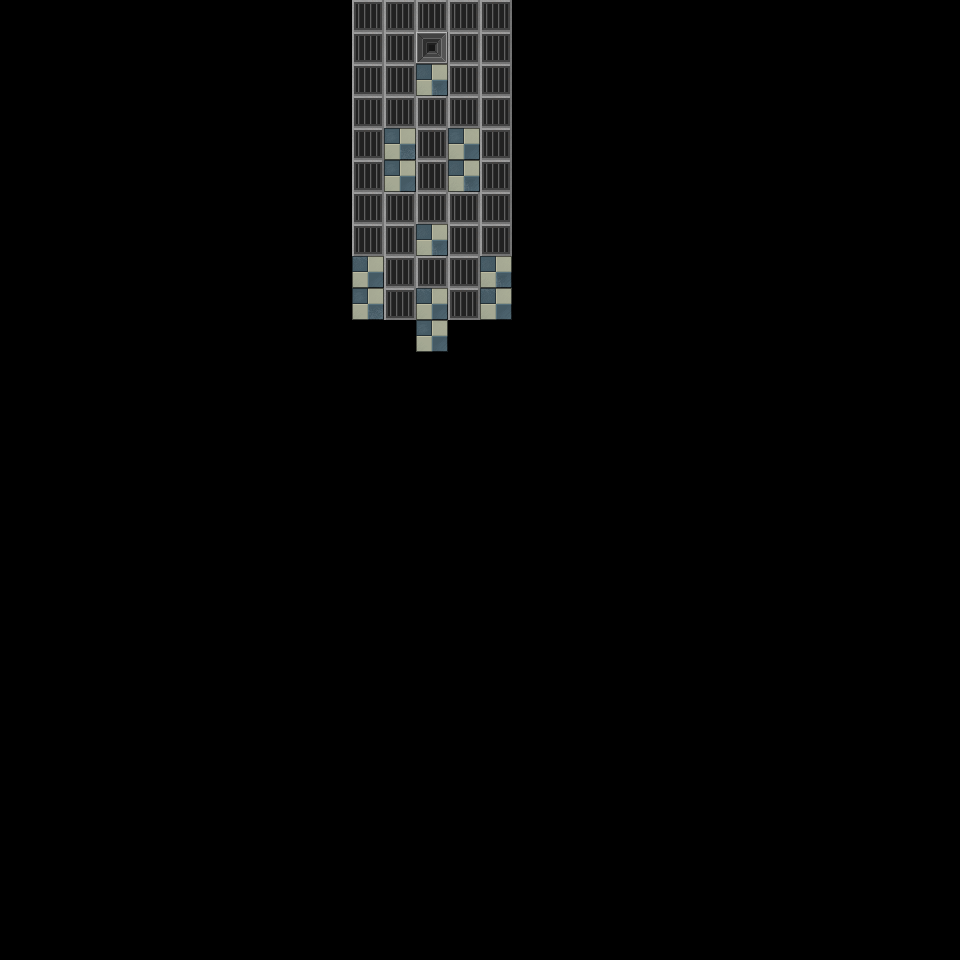

This is a level from a 2D game, rendered from its Tiled map with the project's own tilesets. A one-line summary and the complete map file follow:
An orthogonal 30x30 tile map with 32x32 px tiles, 3 tile layers (logic, triggers, graphics), 3 tilesets.

<map version="1.8" tiledversion="1.9.2" orientation="orthogonal" renderorder="right-down" width="30" height="30" tilewidth="32" tileheight="32" infinite="0" nextlayerid="5" nextobjectid="1">
 <tileset firstgid="1" source="../tilesets/activator_tiles.tsx" />
 <tileset firstgid="3" source="../tilesets/logic_tiles.tsx" />
 <tileset firstgid="9" source="../tilesets/graphics_tiles.tsx" />
 <group id="2" name="level">
  <layer id="1" name="logic" width="30" height="30">
   <data encoding="csv">
0,0,0,0,0,0,0,0,0,0,0,6,6,6,6,6,0,0,0,0,0,0,0,0,0,0,0,0,0,0,
0,0,0,0,0,0,0,0,0,0,0,6,6,4,6,6,0,0,0,0,0,0,0,0,0,0,0,0,0,0,
0,0,0,0,0,0,0,0,0,0,0,6,6,5,6,6,0,0,0,0,0,0,0,0,0,0,0,0,0,0,
0,0,0,0,0,0,0,0,0,0,0,6,6,6,6,6,0,0,0,0,0,0,0,0,0,0,0,0,0,0,
0,0,0,0,0,0,0,0,0,0,0,6,5,6,5,6,0,0,0,0,0,0,0,0,0,0,0,0,0,0,
0,0,0,0,0,0,0,0,0,0,0,6,5,6,5,6,0,0,0,0,0,0,0,0,0,0,0,0,0,0,
0,0,0,0,0,0,0,0,0,0,0,6,6,6,6,6,0,0,0,0,0,0,0,0,0,0,0,0,0,0,
0,0,0,0,0,0,0,0,0,0,0,6,6,5,6,6,0,0,0,0,0,0,0,0,0,0,0,0,0,0,
0,0,0,0,0,0,0,0,0,0,0,5,6,6,6,5,0,0,0,0,0,0,0,0,0,0,0,0,0,0,
0,0,0,0,0,0,0,0,0,0,0,5,6,5,6,5,0,0,0,0,0,0,0,0,0,0,0,0,0,0,
0,0,0,0,0,0,0,0,0,0,0,0,0,8,0,0,0,0,0,0,0,0,0,0,0,0,0,0,0,0,
0,0,0,0,0,0,0,0,0,0,0,0,0,0,0,0,0,0,0,0,0,0,0,0,0,0,0,0,0,0,
0,0,0,0,0,0,0,0,0,0,0,0,0,0,0,0,0,0,0,0,0,0,0,0,0,0,0,0,0,0,
0,0,0,0,0,0,0,0,0,0,0,0,0,0,0,0,0,0,0,0,0,0,0,0,0,0,0,0,0,0,
0,0,0,0,0,0,0,0,0,0,0,0,0,0,0,0,0,0,0,0,0,0,0,0,0,0,0,0,0,0,
0,0,0,0,0,0,0,0,0,0,0,0,0,0,0,0,0,0,0,0,0,0,0,0,0,0,0,0,0,0,
0,0,0,0,0,0,0,0,0,0,0,0,0,0,0,0,0,0,0,0,0,0,0,0,0,0,0,0,0,0,
0,0,0,0,0,0,0,0,0,0,0,0,0,0,0,0,0,0,0,0,0,0,0,0,0,0,0,0,0,0,
0,0,0,0,0,0,0,0,0,0,0,0,0,0,0,0,0,0,0,0,0,0,0,0,0,0,0,0,0,0,
0,0,0,0,0,0,0,0,0,0,0,0,0,0,0,0,0,0,0,0,0,0,0,0,0,0,0,0,0,0,
0,0,0,0,0,0,0,0,0,0,0,0,0,0,0,0,0,0,0,0,0,0,0,0,0,0,0,0,0,0,
0,0,0,0,0,0,0,0,0,0,0,0,0,0,0,0,0,0,0,0,0,0,0,0,0,0,0,0,0,0,
0,0,0,0,0,0,0,0,0,0,0,0,0,0,0,0,0,0,0,0,0,0,0,0,0,0,0,0,0,0,
0,0,0,0,0,0,0,0,0,0,0,0,0,0,0,0,0,0,0,0,0,0,0,0,0,0,0,0,0,0,
0,0,0,0,0,0,0,0,0,0,0,0,0,0,0,0,0,0,0,0,0,0,0,0,0,0,0,0,0,0,
0,0,0,0,0,0,0,0,0,0,0,0,0,0,0,0,0,0,0,0,0,0,0,0,0,0,0,0,0,0,
0,0,0,0,0,0,0,0,0,0,0,0,0,0,0,0,0,0,0,0,0,0,0,0,0,0,0,0,0,0,
0,0,0,0,0,0,0,0,0,0,0,0,0,0,0,0,0,0,0,0,0,0,0,0,0,0,0,0,0,0,
0,0,0,0,0,0,0,0,0,0,0,0,0,0,0,0,0,0,0,0,0,0,0,0,0,0,0,0,0,0,
0,0,0,0,0,0,0,0,0,0,0,0,0,0,0,0,0,0,0,0,0,0,0,0,0,0,0,0,0,0
</data>
  </layer>
  <layer id="3" name="triggers" width="30" height="30">
   <data encoding="csv">
0,0,0,0,0,0,0,0,0,0,0,2,2,2,2,2,0,0,0,0,0,0,0,0,0,0,0,0,0,0,
0,0,0,0,0,0,0,0,0,0,0,1,1,0,1,1,0,0,0,0,0,0,0,0,0,0,0,0,0,0,
0,0,0,0,0,0,0,0,0,0,0,2,2,0,2,2,0,0,0,0,0,0,0,0,0,0,0,0,0,0,
0,0,0,0,0,0,0,0,0,0,0,1,1,1,1,1,0,0,0,0,0,0,0,0,0,0,0,0,0,0,
0,0,0,0,0,0,0,0,0,0,0,2,0,2,0,2,0,0,0,0,0,0,0,0,0,0,0,0,0,0,
0,0,0,0,0,0,0,0,0,0,0,1,0,1,0,1,0,0,0,0,0,0,0,0,0,0,0,0,0,0,
0,0,0,0,0,0,0,0,0,0,0,2,2,2,2,2,0,0,0,0,0,0,0,0,0,0,0,0,0,0,
0,0,0,0,0,0,0,0,0,0,0,1,1,0,1,1,0,0,0,0,0,0,0,0,0,0,0,0,0,0,
0,0,0,0,0,0,0,0,0,0,0,0,2,2,2,0,0,0,0,0,0,0,0,0,0,0,0,0,0,0,
0,0,0,0,0,0,0,0,0,0,0,0,1,0,1,0,0,0,0,0,0,0,0,0,0,0,0,0,0,0,
0,0,0,0,0,0,0,0,0,0,0,0,0,0,0,0,0,0,0,0,0,0,0,0,0,0,0,0,0,0,
0,0,0,0,0,0,0,0,0,0,0,0,0,0,0,0,0,0,0,0,0,0,0,0,0,0,0,0,0,0,
0,0,0,0,0,0,0,0,0,0,0,0,0,0,0,0,0,0,0,0,0,0,0,0,0,0,0,0,0,0,
0,0,0,0,0,0,0,0,0,0,0,0,0,0,0,0,0,0,0,0,0,0,0,0,0,0,0,0,0,0,
0,0,0,0,0,0,0,0,0,0,0,0,0,0,0,0,0,0,0,0,0,0,0,0,0,0,0,0,0,0,
0,0,0,0,0,0,0,0,0,0,0,0,0,0,0,0,0,0,0,0,0,0,0,0,0,0,0,0,0,0,
0,0,0,0,0,0,0,0,0,0,0,0,0,0,0,0,0,0,0,0,0,0,0,0,0,0,0,0,0,0,
0,0,0,0,0,0,0,0,0,0,0,0,0,0,0,0,0,0,0,0,0,0,0,0,0,0,0,0,0,0,
0,0,0,0,0,0,0,0,0,0,0,0,0,0,0,0,0,0,0,0,0,0,0,0,0,0,0,0,0,0,
0,0,0,0,0,0,0,0,0,0,0,0,0,0,0,0,0,0,0,0,0,0,0,0,0,0,0,0,0,0,
0,0,0,0,0,0,0,0,0,0,0,0,0,0,0,0,0,0,0,0,0,0,0,0,0,0,0,0,0,0,
0,0,0,0,0,0,0,0,0,0,0,0,0,0,0,0,0,0,0,0,0,0,0,0,0,0,0,0,0,0,
0,0,0,0,0,0,0,0,0,0,0,0,0,0,0,0,0,0,0,0,0,0,0,0,0,0,0,0,0,0,
0,0,0,0,0,0,0,0,0,0,0,0,0,0,0,0,0,0,0,0,0,0,0,0,0,0,0,0,0,0,
0,0,0,0,0,0,0,0,0,0,0,0,0,0,0,0,0,0,0,0,0,0,0,0,0,0,0,0,0,0,
0,0,0,0,0,0,0,0,0,0,0,0,0,0,0,0,0,0,0,0,0,0,0,0,0,0,0,0,0,0,
0,0,0,0,0,0,0,0,0,0,0,0,0,0,0,0,0,0,0,0,0,0,0,0,0,0,0,0,0,0,
0,0,0,0,0,0,0,0,0,0,0,0,0,0,0,0,0,0,0,0,0,0,0,0,0,0,0,0,0,0,
0,0,0,0,0,0,0,0,0,0,0,0,0,0,0,0,0,0,0,0,0,0,0,0,0,0,0,0,0,0,
0,0,0,0,0,0,0,0,0,0,0,0,0,0,0,0,0,0,0,0,0,0,0,0,0,0,0,0,0,0
</data>
  </layer>
 </group>
 <layer id="4" name="graphics" width="30" height="30">
  <data encoding="csv">
0,0,0,0,0,0,0,0,0,0,0,18,18,18,18,18,0,0,0,0,0,0,0,0,0,0,0,0,0,0,
0,0,0,0,0,0,0,0,0,0,0,18,18,13,18,18,0,0,0,0,0,0,0,0,0,0,0,0,0,0,
0,0,0,0,0,0,0,0,0,0,0,18,18,15,18,18,0,0,0,0,0,0,0,0,0,0,0,0,0,0,
0,0,0,0,0,0,0,0,0,0,0,18,18,18,18,18,0,0,0,0,0,0,0,0,0,0,0,0,0,0,
0,0,0,0,0,0,0,0,0,0,0,18,14,18,16,18,0,0,0,0,0,0,0,0,0,0,0,0,0,0,
0,0,0,0,0,0,0,0,0,0,0,18,16,18,15,18,0,0,0,0,0,0,0,0,0,0,0,0,0,0,
0,0,0,0,0,0,0,0,0,0,0,18,18,18,18,18,0,0,0,0,0,0,0,0,0,0,0,0,0,0,
0,0,0,0,0,0,0,0,0,0,0,18,18,15,18,18,0,0,0,0,0,0,0,0,0,0,0,0,0,0,
0,0,0,0,0,0,0,0,0,0,0,17,18,18,18,15,0,0,0,0,0,0,0,0,0,0,0,0,0,0,
0,0,0,0,0,0,0,0,0,0,0,14,18,17,18,17,0,0,0,0,0,0,0,0,0,0,0,0,0,0,
0,0,0,0,0,0,0,0,0,0,0,0,0,16,0,0,0,0,0,0,0,0,0,0,0,0,0,0,0,0,
0,0,0,0,0,0,0,0,0,0,0,0,0,0,0,0,0,0,0,0,0,0,0,0,0,0,0,0,0,0,
0,0,0,0,0,0,0,0,0,0,0,0,0,0,0,0,0,0,0,0,0,0,0,0,0,0,0,0,0,0,
0,0,0,0,0,0,0,0,0,0,0,0,0,0,0,0,0,0,0,0,0,0,0,0,0,0,0,0,0,0,
0,0,0,0,0,0,0,0,0,0,0,0,0,0,0,0,0,0,0,0,0,0,0,0,0,0,0,0,0,0,
0,0,0,0,0,0,0,0,0,0,0,0,0,0,0,0,0,0,0,0,0,0,0,0,0,0,0,0,0,0,
0,0,0,0,0,0,0,0,0,0,0,0,0,0,0,0,0,0,0,0,0,0,0,0,0,0,0,0,0,0,
0,0,0,0,0,0,0,0,0,0,0,0,0,0,0,0,0,0,0,0,0,0,0,0,0,0,0,0,0,0,
0,0,0,0,0,0,0,0,0,0,0,0,0,0,0,0,0,0,0,0,0,0,0,0,0,0,0,0,0,0,
0,0,0,0,0,0,0,0,0,0,0,0,0,0,0,0,0,0,0,0,0,0,0,0,0,0,0,0,0,0,
0,0,0,0,0,0,0,0,0,0,0,0,0,0,0,0,0,0,0,0,0,0,0,0,0,0,0,0,0,0,
0,0,0,0,0,0,0,0,0,0,0,0,0,0,0,0,0,0,0,0,0,0,0,0,0,0,0,0,0,0,
0,0,0,0,0,0,0,0,0,0,0,0,0,0,0,0,0,0,0,0,0,0,0,0,0,0,0,0,0,0,
0,0,0,0,0,0,0,0,0,0,0,0,0,0,0,0,0,0,0,0,0,0,0,0,0,0,0,0,0,0,
0,0,0,0,0,0,0,0,0,0,0,0,0,0,0,0,0,0,0,0,0,0,0,0,0,0,0,0,0,0,
0,0,0,0,0,0,0,0,0,0,0,0,0,0,0,0,0,0,0,0,0,0,0,0,0,0,0,0,0,0,
0,0,0,0,0,0,0,0,0,0,0,0,0,0,0,0,0,0,0,0,0,0,0,0,0,0,0,0,0,0,
0,0,0,0,0,0,0,0,0,0,0,0,0,0,0,0,0,0,0,0,0,0,0,0,0,0,0,0,0,0,
0,0,0,0,0,0,0,0,0,0,0,0,0,0,0,0,0,0,0,0,0,0,0,0,0,0,0,0,0,0,
0,0,0,0,0,0,0,0,0,0,0,0,0,0,0,0,0,0,0,0,0,0,0,0,0,0,0,0,0,0
</data>
 </layer>
</map>
